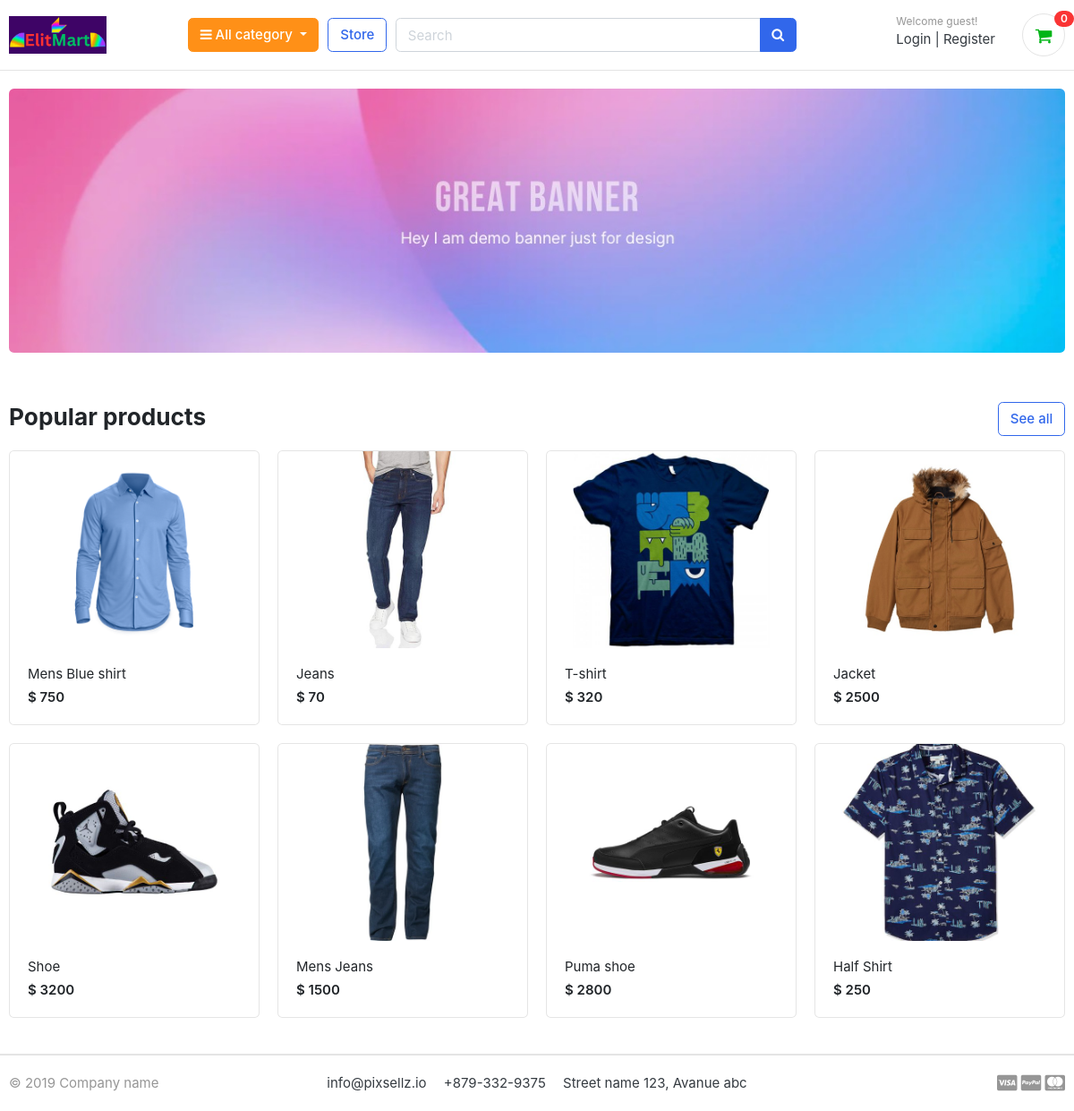
The page / on the database its author committed.
### store/models.py (models this page shows, shortened)
class Product(models.Model):
    product_name    = models.CharField(max_length=200, unique=True)
    slug            = models.SlugField(max_length=200, unique=True)
    description     = models.TextField(max_length=500, blank=True)
    price           = models.IntegerField()
    images          = models.ImageField(upload_to='photos/products')
    stock           = models.IntegerField()
    is_available    = models.BooleanField(default=True)
    category        = models.ForeignKey(Category, on_delete=models.CASCADE)
    created_date    = models.DateTimeField(auto_now_add=True)
    modified_date   = models.DateTimeField(auto_now=True)
    def get_url(self):
        return reverse('product_detail', args=[self.category.slug, self.slug])

### elitmart/views.py (the view)
# urls.py: 2. Add a URL to urlpatterns:  path('', views.home, name='home')
def home(request):
    products = Product.objects.all()
    return render(request, 'home.html',{'products': products})

### cart/context_processors.py (called while the page is built)
def counter(request):
    cart_count = 0
    if 'admin' in request.path:
        return {}
    else:
        try:
            cart = Cart.objects.filter(cart_id = _cart_id(request))
            if request.user.is_authenticated:
                cart_items = CartItem.objects.all().filter(user=request.user)
            else:
                cart_items = CartItem.objects.all().filter(cart=cart[:1])
            for cart_item in cart_items:
                cart_count += cart_item.quantity
        except Cart.DoesNotExist:
            cart_count = 0
    return dict(cart_count = cart_count)

### cart/views.py (called while the page is built)
def _cart_id(request): # private function use at _ at start of function
    cart = request.session.session_key
    if not cart:
        cart = request.session.session_key
    return cart

### category/context_processors.py (called while the page is built)
def menu_links(request):
    links = Category.objects.all()
    return dict(links=links)

### category/models.py (called while the page is built)
    def get_url(self):
        return reverse('products_by_category', args=[self.slug])

### templates/home.html
{% extends "base.html" %}
{% load static %}
{% block content %}
<body>
<section class="section-intro padding-y-sm">
    <div class="container">
        <div class="intro-banner-wrap">
            <img src="{% static 'images/banners/1.jpg' %}" class="img-fluid rounded">
        </div>
    </div>
</section>
<section class="section-name padding-y-sm">
    <div class="container">
        <header class="section-heading">
            <a href="" class="btn btn-outline-primary float-right">See all</a>
            <h3 class="section-title">Popular products</h3>
        </header>
        <div class="row">
            {% for product in products %}
            <div class="col-md-3">
                <div class="card card-product-grid">
                    <a href="" class="img-wrap"> <img src="{{ product.images.url }}"> </a>
                    <figcaption class="info-wrap">
                        <a href="{{ product.get_url }}" class="title">{{product.product_name}}</a>
                        <div class="price mt-1">$ {{ product.price }}</div>
                    </figcaption>
                </div>
            </div>
            {% endfor %}
        </div>
    </div>
</section>
{% endblock content %}

### static/css/ui.css (style rules this page uses)
html { font-family: "Inter", sans-serif; font-size: 15px; }
.img-wrap { text-align: center; display: block; }
.img-wrap img { max-width: 100%; }
.padding-y-sm { padding-top: 20px; padding-bottom: 20px; }
.section-heading { margin-bottom: 20px; margin-top: 15px; }
.section-title { color: #212529; }
[class*=card-product] a.title { color: #212529; display: block; }
[class*=card-product] .img-wrap { overflow: hidden; position: relative; }
[class*=card-product] .img-wrap img { height: 100%; max-width: 100%; width: auto; display: inline-block; -o-object-fit: cover; object-fit: cover; }
.card-product-grid { margin-bottom: 20px; }
.card-product-grid .img-wrap { border-radius: 0.2rem 0.2rem 0 0; height: 220px; }
.card-product-grid .info-wrap { overflow: hidden; padding: 18px 20px; }
.card .img-wrap { overflow: hidden; }
.price { font-weight: 600; color: #212529; }

### rows shown on the page
Product: images (picture), product_name "Mens Blue shirt", price "750"
Product: images (picture), product_name "Jeans", price "70"
Product: images (picture), product_name "T-shirt", price "320"
Product: images (picture), product_name "Jacket", price "2500"
Product: images (picture), product_name "Shoe", price "3200"
Product: images (picture), product_name "Mens Jeans", price "1500"
Product: images (picture), product_name "Puma shoe", price "2800"
Product: images (picture), product_name "Half Shirt", price "250"

### other values the page prints
{{ cart_count }} "0"
